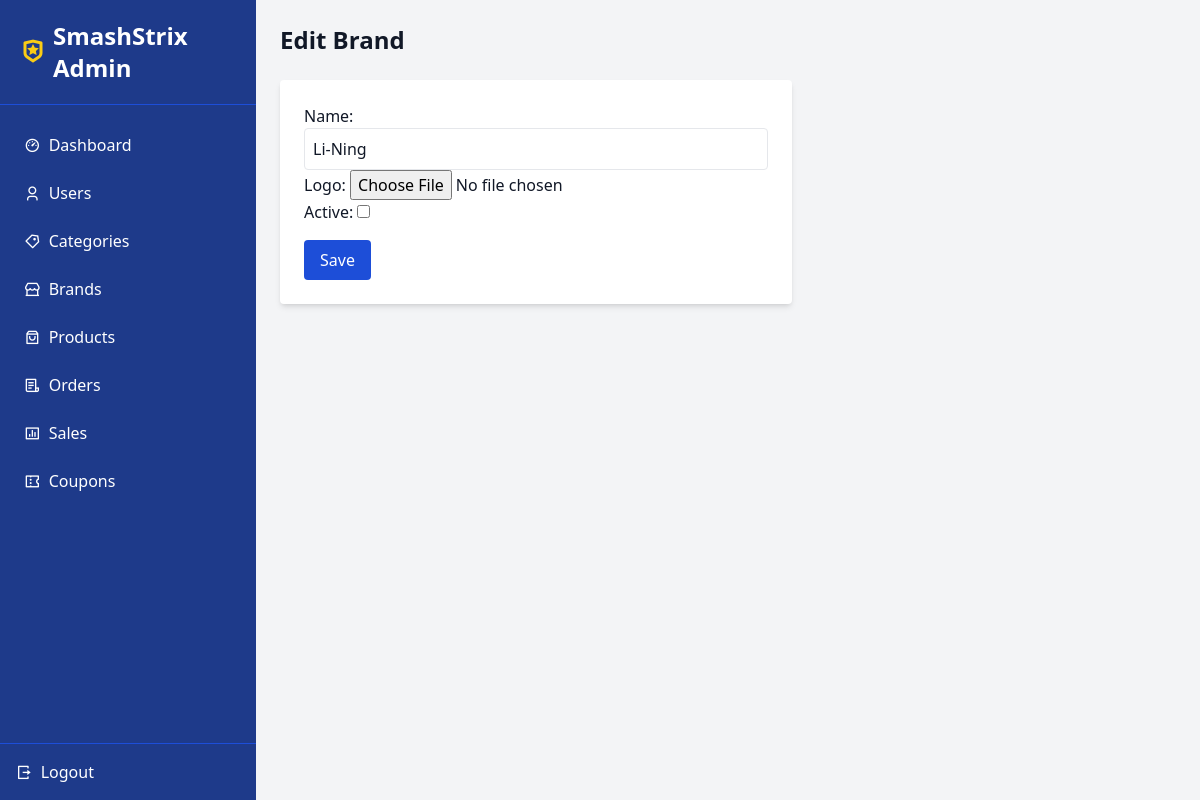
Before: /adminpanel/brands/change/2/ (signed in) with the older database file.
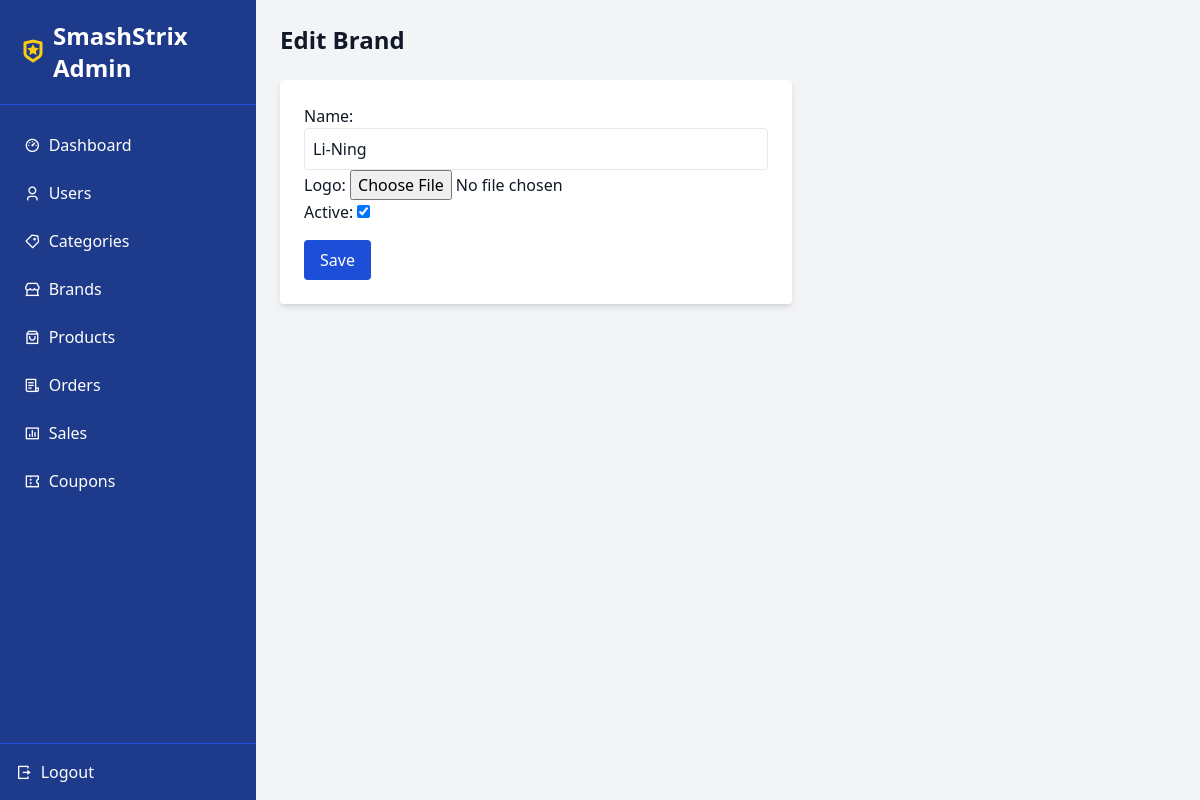
After: the same page with the newer database file.
### products/models.py (models this page shows, shortened)
class Brand(models.Model):
    name = models.CharField(max_length=50,unique=True)
    logo = models.ImageField(upload_to='brands/',null=True,blank=True)
    active = models.BooleanField(default=True)
    created_at = models.DateTimeField(auto_now_add=True)

### adminpanel/views.py (the view)
# urls.py: path('brands/change/<int:pk>/',views.brand_edit,name='admin_brand_edit'),
def brand_edit(request,pk):
    brand = Brand.objects.get(id=pk)
    if request.method == 'POST':
        form = BrandForm(request.POST, request.FILES, instance=brand)
        if form.is_valid():
            form.save()
            messages.success(request,"Brand editted Successfully.")
            return redirect('admin_brands')
    else:
        form = BrandForm(instance=brand)
    return render(request,'adminpanel/brands/brand_form.html',{'form':form})

### products/forms.py
class BrandForm(forms.ModelForm):
    class Meta:
        model = Brand
        fields = ['name','logo','active']
        widgets = {
            'name' : forms.TextInput(attrs={'class': 'w-full border p-2 rounded','placeholder':'Brand Name'}),
            'logo': forms.FileInput(attrs={'accept':'images/*'}),
            "active": forms.CheckboxInput(),
        }

### core/context_processors.py (called while the page is built)
def global_context(request):
    return {
        'site_name':'Smashstrix',
    }

### adminpanel/templates/adminpanel/brands/brand_form.html (shortened to what this page needs)
{% extends 'adminpanel/base_admin.html' %}
{% block content %}
<h2 class="text-2xl font-bold mb-6">{{ form.instance.id|yesno:"Edit Brand,Add Brand" }}</h2>
<form method="POST" enctype="multipart/form-data" class="bg-white p-6 rounded shadow-md max-w-lg">
  {{ form.as_p }}
  <button class="bg-blue-700 text-white px-4 py-2 rounded mt-4 hover:bg-blue-800">
    Save
  </button>
</form>
{% endblock %}

Changed rows visible on the page:
changed Brand "Edit Brand": active "☐" → "☑"
